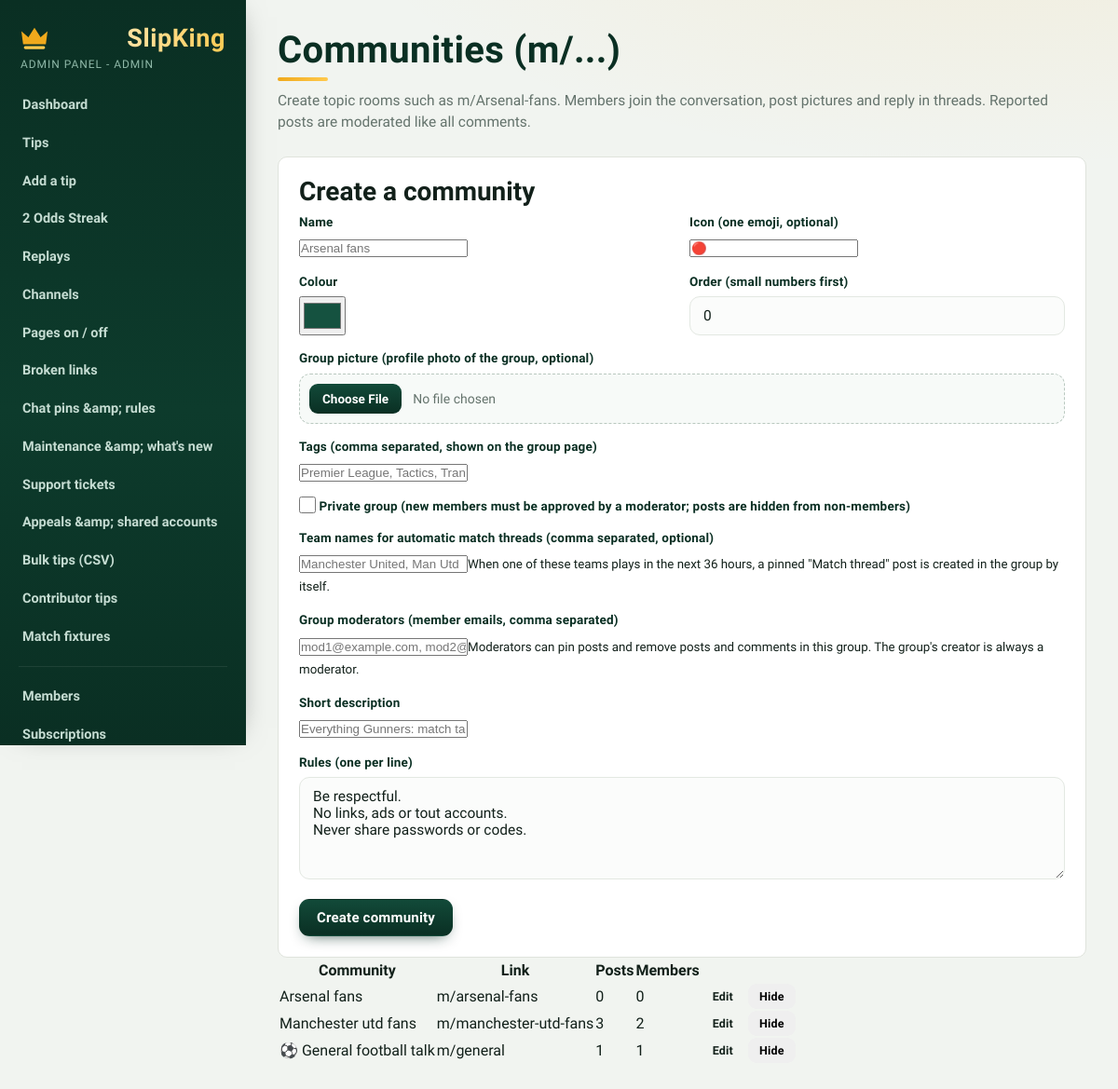
Page /admin/communities.php (signed in) on the committed database.
### tables this page shows
CREATE TABLE `users` (
  `id` int(10) UNSIGNED NOT NULL,
  `name` varchar(100) NOT NULL,
  `email` varchar(150) NOT NULL,
  `phone` varchar(20) DEFAULT NULL,
  `password_hash` varchar(255) NOT NULL,
  `role` enum('user','admin','editor','support','finance') NOT NULL DEFAULT 'user',
  `email_verified` tinyint(1) NOT NULL DEFAULT 0,
  `referral_code` varchar(12) DEFAULT NULL,
  `referred_by` int(10) UNSIGNED DEFAULT NULL,
  `created_at` datetime NOT NULL DEFAULT current_timestamp(),
  `email_optout` tinyint(1) NOT NULL DEFAULT 0,
  `totp_secret` varchar(64) DEFAULT NULL,
  `totp_enabled` tinyint(1) NOT NULL DEFAULT 0,
  `country` char(2) DEFAULT NULL,
  `mobile` varchar(20) DEFAULT NULL,
  `mobile_verified` tinyint(1) NOT NULL DEFAULT 0,
  `mobile_verified_at` datetime DEFAULT NULL,
  `is_tipster_account` tinyint(1) NOT NULL DEFAULT 0,
  `avatar` varchar(60) DEFAULT NULL,
  `nationality` char(2) DEFAULT NULL,
  `show_flag` tinyint(1) NOT NULL DEFAULT 1,
  `banned_at` datetime DEFAULT NULL,
  `ban_reason` varchar(300) NOT NULL DEFAULT ''
);

CREATE TABLE `communities` (
  `id` int(10) UNSIGNED NOT NULL,
  `slug` varchar(60) NOT NULL,
  `name` varchar(80) NOT NULL,
  `description` varchar(300) NOT NULL DEFAULT '',
  `rules` text DEFAULT NULL,
  `icon` varchar(16) NOT NULL DEFAULT '',
  `color` varchar(7) NOT NULL DEFAULT '#155240',
  `is_active` tinyint(1) NOT NULL DEFAULT 1,
  `sort_no` int(11) NOT NULL DEFAULT 0,
  `created_by` int(10) UNSIGNED NOT NULL DEFAULT 0,
  `created_at` datetime NOT NULL DEFAULT current_timestamp(),
  `cover` varchar(60) DEFAULT NULL,
  `tags` varchar(200) NOT NULL DEFAULT '',
  `team_keys` varchar(200) NOT NULL DEFAULT '',
  `is_private` tinyint(1) NOT NULL DEFAULT 0
);

### admin/communities.php (the view, shortened to what the rows shown need)
<?php
require_once dirname(__DIR__) . '/includes/init.php';
$ready = cmty_ready();
$rows = $ready ? cmty_all(false) : [];
$admin_title = 'Communities'; $admin_active = 'communities';
include dirname(__DIR__) . '/includes/admin-header.php';
?>
<h1>Communities (m/...)</h1>
<?php if (!$ready): ?><div class="note">Communities need database-update-20.sql. Import it in phpMyAdmin (or open this page again after your host allows table changes).</div><?php else: ?>
<div class="scroll"><table class="bm-table"><thead><tr><th>Community</th><th>Link</th><th>Posts</th><th>Members</th><th></th></tr></thead><tbody>
<?php foreach ($rows as $r): ?><tr style="<?= $r['is_active'] ? '' : 'opacity:.5' ?>">
  <td><?= e(($r['icon'] !== '' ? $r['icon'] . ' ' : '') . $r['name']) ?></td>
  <td><a href="<?= e(url('m.php?s=' . $r['slug'])) ?>" target="_blank" rel="noopener">m/<?= e($r['slug']) ?></a></td>
  <td><?= (int)$r['posts'] ?></td><td><?= (int)$r['members'] ?></td>
  <td><a class="btn tiny" href="<?= e(url('admin/communities.php?edit=' . (int)$r['id'])) ?>">Edit</a>
    <form method="post" style="display:inline"><button class="btn tiny" type="submit"><?= $r['is_active'] ? 'Hide' : 'Show' ?></button></form></td></tr><?php endforeach; ?>
</tbody></table></div>
<?php endif; ?>
<?php include dirname(__DIR__) . '/includes/admin-footer.php'; ?>

### includes/admin-header.php (shortened to what the rows shown need)
<?php
$admin_active = $admin_active ?? '';
?>
<!DOCTYPE html>
<html lang="en">
<head>
<link rel="stylesheet" href="<?= e(url('assets/css/style.css')) ?>">
<link rel="stylesheet" href="<?= e(url('assets/css/admin.css')) ?>?v=2">
<link rel="stylesheet" href="<?= e(url('assets/css/group-d.css')) ?>">
<link rel="stylesheet" href="<?= e(url('assets/css/group-e.css')) ?>">
<link rel="stylesheet" href="<?= e(url('assets/css/group-f.css')) ?>">
<link rel="stylesheet" href="<?= e(url('assets/css/admin-pro.css')) ?>?v=1">
</head>
<body class="admin">
<div class="adm">
  <aside class="side">
    <a class="brand" href="<?= e(url('admin/index.php')) ?>"><?= e(SITE_NAME) ?></a>
    <small>Admin panel<?php $meNav = current_user(); echo $meNav ? ' - ' . e(role_label($meNav['role'])) : ''; ?></small>
<?php
    $adminCounts = admin_counts();
    $first = true;
    foreach ($navGroups as $grp) {
        $items = array_filter($grp, function ($it) { return can($it[3]); });
        if (!$first) { echo "    <hr>\n"; }
        $first = false;
        foreach ($items as $it) {
            echo '    <a href="' . e(url('admin/' . $it[1])) . '"' . ($it[0] === $admin_active ? ' class="on" aria-current="page"' : '') . '>' . e($it[2])
               . (!empty($it[4]) ? ' <span class="nbadge">' . (int)$it[4] . '</span>' : '') . "</a>\n";
        }
    }
?>
  </aside>
  <div class="amain">

### rows in the picture
users: role "ADMIN"
communities: name "Arsenal fans", slug "arsenal-fans", posts "0", members "0", is_active "Hide"
communities: name "Manchester utd fans", slug "manchester-utd-fans", posts "3", members "2", is_active "Hide"
communities: icon+name "⚽ General football talk", slug "general", posts "1", members "1", is_active "Hide"

### other values in the picture
SITE_NAME "SlipKing"
$it[2] "Dashboard"
$it[2] "Tips"
$it[2] "Add a tip"
$it[2] "2 Odds Streak"
$it[2] "Replays"
$it[2] "Channels"
$it[2] "Pages on / off"
$it[2] "Broken links"
$it[2] "Chat pins &amp; rules"
$it[2] "Maintenance &amp; what's new"
$it[2] "Support tickets"
$it[2] "Appeals &amp; shared accounts"
$it[2] "Bulk tips (CSV)"
$it[2] "Contributor tips"
